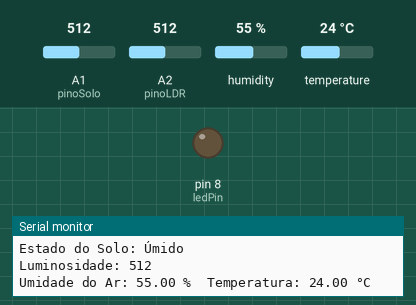
The sketch below on a simulated Arduino Uno, built with avr-gcc and run on an emulated ATmega328P. Parts: output pins drawn as LEDs (lit = HIGH), the last lines printed to the serial monitor. Inputs (shaded band) come from the test bench; at power-on: A2 (pinoLDR) = 512, A1 (pinoSolo) = 512, humidity 55 %, temperature 24 °C.

Above: at 2.4 s.
2.5 s: A2 (pinoLDR) set to 484
At 4.4 s:
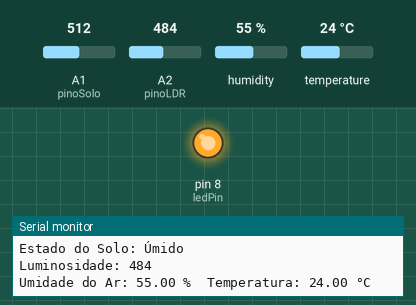
8.0 s: A2 (pinoLDR) set to 510
At 9.4 s:
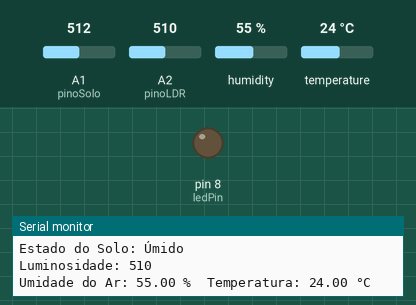
10.2 s: A2 (pinoLDR) set to 490
At 12.7 s:
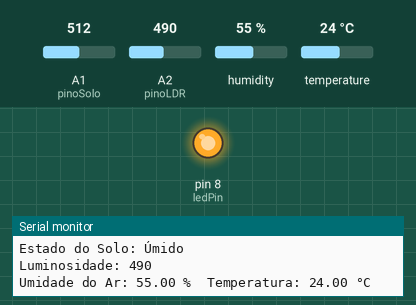
Timing chart, 0 to 14.2 s (numbered marks = the images above; inputs shaded):
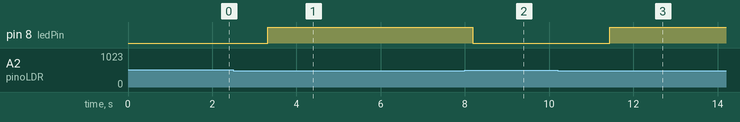

Measured:
- the behaviour switches between 500 and 499 on A2 (pinoLDR) (found by bisection; images 0 and 1)
- after the input at 2.5 s, pin 8 (ledPin): LOW → HIGH after 0.82 s
- after the input at 8.0 s, pin 8 (ledPin): HIGH → LOW after 0.19 s
- after the input at 10.2 s, pin 8 (ledPin): LOW → HIGH after 1.2 s

The sketch:

Rascunho.ino
```cpp
#include <DHT.h>

// Configuração do DHT11
#define DHTPIN 4      // Pino digital onde o DHT11 está conectado
#define DHTTYPE DHT11   // Tipo do sensor DHT

DHT dht(DHTPIN, DHTTYPE);  // Cria o objeto do sensor

const int pinoLDR      = A2;   // Pino analógico do LDR
const int ledPin       = 8;    // Pino digital conectado ao LED
const int threshold    = 500;  // Limiar para decidir se acende o LED (ajuste conforme necessário)
const int pinoSolo     = A1;

void setup() {
  Serial.begin(9600);
  Serial.println("Iniciando sensores...");
  pinMode(ledPin,OUTPUT);

  dht.begin();  // Inicializa o sensor DHT11
}

void loop() {

  int umidSolo = analogRead(pinoSolo);
  Serial.print("Umidade do Solo (Valor Bruto): "); // Adicionado para clareza
  Serial.println(umidSolo);

  // --- NOVO CÓDIGO PARA ESTADO DO SOLO ---
  // Estes valores são exemplos. Você precisará calibrá-los para o seu sensor específico!
  // Geralmente, para sensores capacitivos:
  // Ar/Seco: Valores mais altos (ex: > 700-800)
  // Água/Encharcado: Valores mais baixos (ex: < 300-400)
  // Úmido: Valores intermediários
  if (umidSolo > 700) { // Exemplo para solo seco
    Serial.println("Estado do Solo: Seco");
  } else if (umidSolo > 350) { // Exemplo para solo úmido
    Serial.println("Estado do Solo: Úmido");
  } else { // Valores abaixo de 350 indicam solo encharcado
    Serial.println("Estado do Solo: Encharcado");
  }
  // --- FIM DO NOVO CÓDIGO ---

  // Leitura da luminosidade
  int leitura = analogRead(pinoLDR);
  Serial.print("Luminosidade: ");
  Serial.println(leitura);

  // Leitura do DHT11
  float h = dht.readHumidity();
  float t = dht.readTemperature();

  if(leitura < threshold){
    digitalWrite(ledPin, HIGH);
  } else {
    digitalWrite(ledPin, LOW);
  }

  delay(100); // Pequeno delay, pode ser removido se não necessário aqui

  if (isnan(h) || isnan(t)) {
    Serial.println("Erro ao ler do DHT11! Verifique conexões.");
  } else {
    Serial.print("Umidade do Ar: "); // Adicionado "do Ar" para clareza
    Serial.print(h);
    Serial.print(" %\t");

    Serial.print("Temperatura: ");
    Serial.print(t);
    Serial.println(" °C");
  }

  // Aguarda 2 segundos antes da próxima leitura
  delay(1500);
}
```
